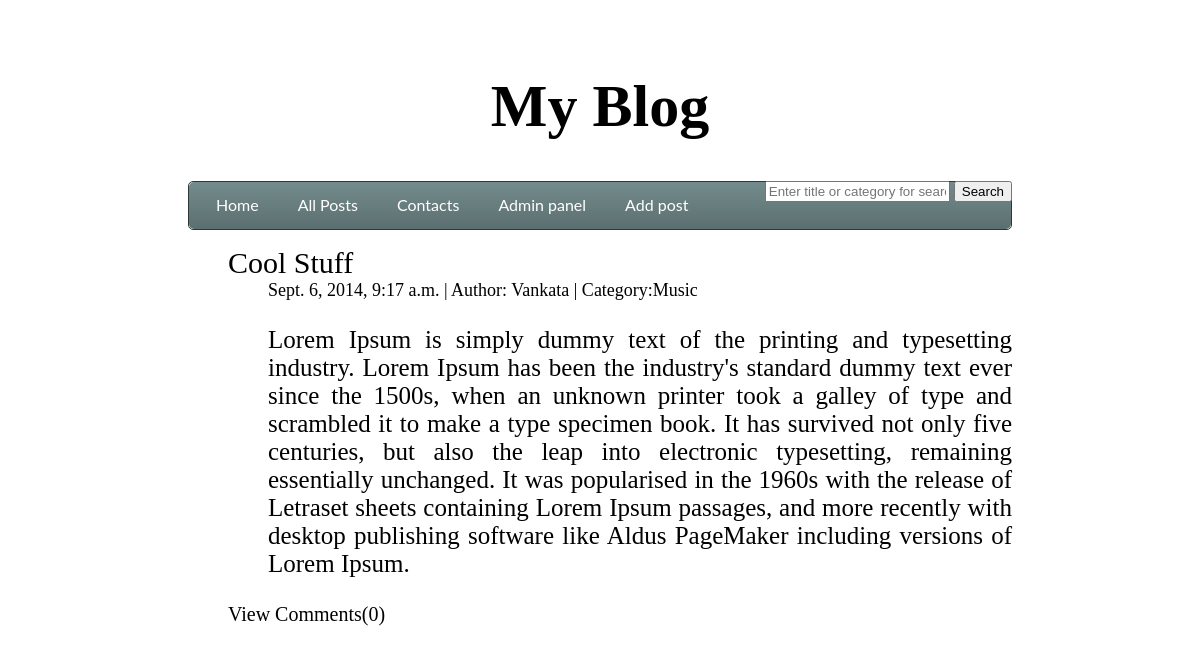
Page /blog/ (signed in) on the committed database.
### blog/models.py (models this page shows, shortened)
class Post(models.Model):
    title = models.CharField(max_length=100)
    body_text = models.TextField()
    author = models.CharField(max_length=100, default='Vankata')
    category = models.CharField(max_length=50, default='')
    pub_date = models.DateTimeField(auto_now_add=True)

### blog/views.py (the view)
def home_page(request):
    posts = Post.objects.all().order_by("-pub_date")[:1]
    return render(request, "blog/index.html", {'posts': posts,
                                               'user': request.user})

### blog/templates/blog/index.html
{% extends "blog/base.html" %}
{% block content %}
    <div class="main">
       <ul>
        {% for post in posts %}
           <div class="one_post">
            <div class="title"><a href="{% url 'blog:post' post.id%}">{{ post.title }}</a></div>
            <ul>
                <div class="information">{{ post.pub_date }} | Author: {{post.author}}{% if post.category %} | Category:{{ post.category }} {% endif %}</div>
                <div class="body">{{ post.body_text|linebreaks }}</div>
                </ul>
               </div>
                <div id="view_comments">
                    <p><a href="{% url 'blog:post' post.id%}">View Comments({{post.comments_set.count}})</a></p></div>
        {% endfor %}
    </ul>
    </div>
{% endblock %}

### blog/static/blog/style.css (style rules this page uses)
body { padding-left:15%; padding-right:15%; padding-top:2%; font-family: 'Times New Roman', Times, serif; }
a { text-decoration:none; }
.main a:link { color: #000000; }
.title { font-size:30px; text-align:left; }
.body { text-align:justify; font-size:25px; }
.one_post { display:inline; }
.information { font-size:18px; }
.main { text-decoration:none; list-style-type:none; }
#view_comments { font-size:20px; }

### rows in the picture
Post: title "Cool Stuff", pub_date "Sept. 6, 2014, 9:17 a.m.", author "Vankata", category "Music", body_text "Lorem Ipsum is simply dummy text of the printing and typesetting industry. Lorem Ipsum has been the industry's standard dummy text ever since the 1500s, when an unknown printer took a galley of type and scrambled it to make a type specimen book. It has survived not only five centuries, but also the leap into electronic typesetting, remaining essentially unchanged. It was popularised in the 1960s with the release of Letraset sheets containing Lorem Ipsum passages, and more recently with desktop publishing software like Aldus PageMaker including versions of Lorem Ipsum.", comments_set.count "0"
